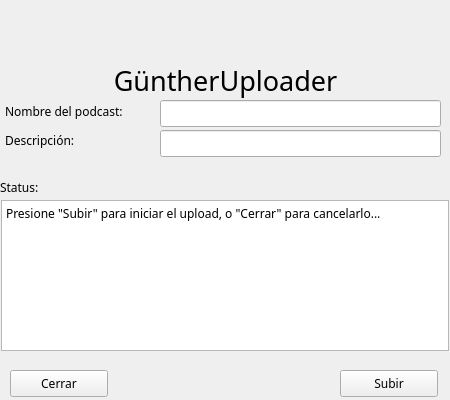
<?xml version="1.0" encoding="UTF-8"?>
<ui version="4.0">
 <class>FormUploader</class>
 <widget class="QWidget" name="FormUploader">
  <property name="windowModality">
   <enum>Qt::WindowModal</enum>
  </property>
  <property name="geometry">
   <rect>
    <x>0</x>
    <y>0</y>
    <width>450</width>
    <height>400</height>
   </rect>
  </property>
  <property name="minimumSize">
   <size>
    <width>450</width>
    <height>400</height>
   </size>
  </property>
  <property name="maximumSize">
   <size>
    <width>450</width>
    <height>400</height>
   </size>
  </property>
  <property name="baseSize">
   <size>
    <width>450</width>
    <height>250</height>
   </size>
  </property>
  <property name="font">
   <font>
    <family>Jura</family>
   </font>
  </property>
  <property name="windowTitle">
   <string>GüntherUploader</string>
  </property>
  <property name="windowIcon">
   <iconset resource="ui.qrc">
    <normaloff>:/general/gunther icono.png</normaloff>:/general/gunther icono.png</iconset>
  </property>
  <widget class="QLabel" name="LogoMixcloud">
   <property name="geometry">
    <rect>
     <x>80</x>
     <y>10</y>
     <width>290</width>
     <height>48</height>
    </rect>
   </property>
   <property name="minimumSize">
    <size>
     <width>290</width>
     <height>48</height>
    </size>
   </property>
   <property name="maximumSize">
    <size>
     <width>290</width>
     <height>48</height>
    </size>
   </property>
   <property name="baseSize">
    <size>
     <width>290</width>
     <height>48</height>
    </size>
   </property>
   <property name="styleSheet">
    <string notr="true">background-image: url(:/general/mixcloud-logo.png);</string>
   </property>
   <property name="text">
    <string/>
   </property>
  </widget>
  <widget class="QLabel" name="label">
   <property name="geometry">
    <rect>
     <x>0</x>
     <y>60</y>
     <width>451</width>
     <height>41</height>
    </rect>
   </property>
   <property name="font">
    <font>
     <family>Jura</family>
     <pointsize>20</pointsize>
    </font>
   </property>
   <property name="text">
    <string>GüntherUploader</string>
   </property>
   <property name="alignment">
    <set>Qt::AlignCenter</set>
   </property>
  </widget>
  <widget class="QLabel" name="label_2">
   <property name="geometry">
    <rect>
     <x>5</x>
     <y>96</y>
     <width>151</width>
     <height>31</height>
    </rect>
   </property>
   <property name="text">
    <string>Nombre del podcast:</string>
   </property>
  </widget>
  <widget class="QLineEdit" name="textPodcastName">
   <property name="geometry">
    <rect>
     <x>160</x>
     <y>100</y>
     <width>281</width>
     <height>27</height>
    </rect>
   </property>
  </widget>
  <widget class="QLineEdit" name="textDescripcion">
   <property name="geometry">
    <rect>
     <x>160</x>
     <y>130</y>
     <width>281</width>
     <height>27</height>
    </rect>
   </property>
   <property name="maxLength">
    <number>1000</number>
   </property>
  </widget>
  <widget class="QLabel" name="label_3">
   <property name="geometry">
    <rect>
     <x>5</x>
     <y>130</y>
     <width>151</width>
     <height>21</height>
    </rect>
   </property>
   <property name="text">
    <string>Descripción:</string>
   </property>
  </widget>
  <widget class="QPushButton" name="buttonOk">
   <property name="geometry">
    <rect>
     <x>340</x>
     <y>370</y>
     <width>98</width>
     <height>27</height>
    </rect>
   </property>
   <property name="text">
    <string>Subir</string>
   </property>
  </widget>
  <widget class="QPushButton" name="buttonCerrar">
   <property name="geometry">
    <rect>
     <x>10</x>
     <y>370</y>
     <width>98</width>
     <height>27</height>
    </rect>
   </property>
   <property name="text">
    <string>Cerrar</string>
   </property>
  </widget>
  <widget class="QPlainTextEdit" name="textStatus">
   <property name="enabled">
    <bool>true</bool>
   </property>
   <property name="geometry">
    <rect>
     <x>1</x>
     <y>200</y>
     <width>448</width>
     <height>151</height>
    </rect>
   </property>
   <property name="frameShape">
    <enum>QFrame::StyledPanel</enum>
   </property>
   <property name="undoRedoEnabled">
    <bool>false</bool>
   </property>
   <property name="plainText">
    <string>Presione &quot;Subir&quot; para iniciar el upload, o &quot;Cerrar&quot; para cancelarlo...
</string>
   </property>
   <property name="textInteractionFlags">
    <set>Qt::TextSelectableByKeyboard|Qt::TextSelectableByMouse</set>
   </property>
  </widget>
  <widget class="QLabel" name="label_4">
   <property name="geometry">
    <rect>
     <x>0</x>
     <y>177</y>
     <width>71</width>
     <height>20</height>
    </rect>
   </property>
   <property name="text">
    <string>Status:</string>
   </property>
  </widget>
 </widget>
 <resources>
  <include location="ui.qrc"/>
 </resources>
 <connections/>
</ui>
